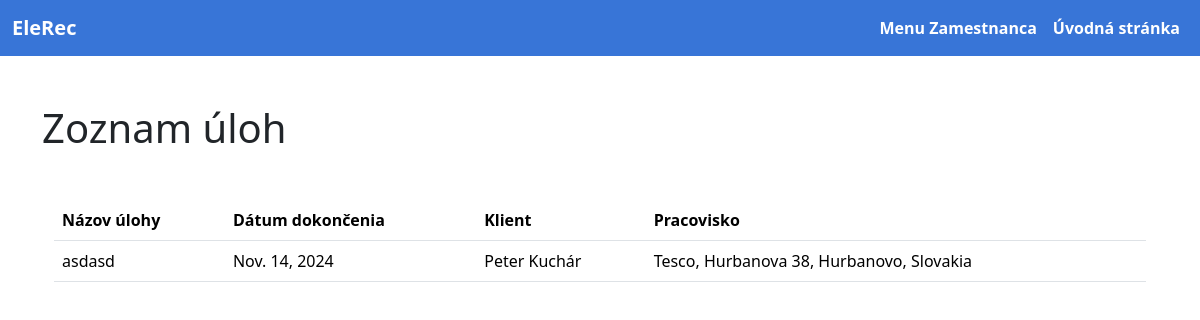
The page /DeadlinesEmployee/ on the database its author committed.
### weblog/models.py (models this page shows, shortened)
class Task(models.Model):
    task_name = models.CharField(max_length=40)
    task_description = models.CharField(max_length=200, blank=True, null=True)
    actual_status = models.CharField(max_length=100, blank=True, null=True)
    date_of_creation = models.DateField()
    date_of_completion = models.DateField()
    comments = models.CharField(max_length=100, blank=True, null=True)
    id_user = models.ForeignKey('Userr', on_delete=models.CASCADE)
    id_client = models.ForeignKey(Client, on_delete=models.CASCADE)
    id_place_of_work = models.ForeignKey(PlaceOfWork, on_delete=models.CASCADE, default=1)

class Client(models.Model):
    first_name = models.CharField(max_length=30, blank=True, null=True)
    last_name = models.CharField(max_length=40, blank=True, null=True)
    email = models.CharField(max_length=40)
    phone_number = models.CharField(max_length=13)
    company_name = models.CharField(max_length=30, blank=True, null=True)

class PlaceOfWork(models.Model):
    construction_name = models.CharField(max_length=60)
    id_address = models.ForeignKey(Address, on_delete=models.CASCADE)
    def __str__(self):
        return self.construction_name+', '+str(self.id_address)

class Address(models.Model):
    address_name = models.CharField(max_length=50)
    address_number = models.IntegerField()
    address_city = models.CharField(max_length=40)
    address_country = models.CharField(max_length=40)
    postal_code = models.CharField(max_length=5)
    def __str__(self):
        return self.address_name+' '+str(self.address_number)+', '+str(self.address_city)+', '+str(self.address_country)

### weblog/views.py (the view)
# urls.py: path('DeadlinesEmployee/', views.DeadlinesEmployee, name='DeadlinesEmployee'),
def DeadlinesEmployee(request):
    tasks = Task.objects.all()
    return render(request, 'DeadlinesEmployee.html', {'tasks': tasks})

### weblog/templates/DeadlinesEmployee.html (shortened to what this page needs)
<!DOCTYPE html>
<html lang="en">
<head>
    <link href="https://cdn.jsdelivr.net/npm/bootstrap@5.3.3/dist/css/bootstrap.min.css" rel="stylesheet">
</head>
<body>
    <nav class="navbar navbar-expand-lg navbar-light" style="background-color: #3875d7;font-weight: bold">
        <div class="container-fluid">
            <a class="navbar-brand logo" href="{% url 'index' %}" style="color: white;">EleRec</a>
            <div class="collapse navbar-collapse" id="navbarNav">
                <ul class="navbar-nav ms-auto">
                    <li class="nav-item">
                        <a class="nav-link" href="{% url 'MenuZamestnanec' %}" style="color: white; font-weight: bold">Menu Zamestnanca</a>
                    </li>
                    <li class="nav-item">
                        <a class="nav-link" href="{% url 'index' %}" style="color: white; font-weight: bold">Úvodná stránka</a>
                    </li>
                </ul>
            </div>
        </div>
    </nav>
    <div class="container mt-5">
        <h1>Zoznam úloh</h1>
        <div class="container mt-5">
            <table class="table">
                <thead>
                    <tr>
                        <th scope="col">Názov úlohy</th>
                        <th scope="col">Dátum dokončenia</th>
                        <th scope="col">Klient</th>
                        <th scope="col">Pracovisko</th>
                    </tr>
                </thead>
                <tbody>
                    {% for task in tasks %}
                    <tr>
                        <td>{{ task.task_name }}</td>
                        <td>{{ task.date_of_completion }}</td>
                        <td>{{ task.id_client.first_name }} {{ task.id_client.last_name }}</td>
                        <td>{{ task.id_place_of_work }}</td>
                    </tr>
                    {% endfor %}
                </tbody>
            </table>
        </div>
    </div>
</body>
</html>

### rows shown on the page
Task: task_name "asdasd", date_of_completion "Nov. 14, 2024", id_client.first_name "Peter", id_client.last_name "Kuchár", id_place_of_work "Tesco, Hurbanova 38, Hurbanovo, Slovakia"
